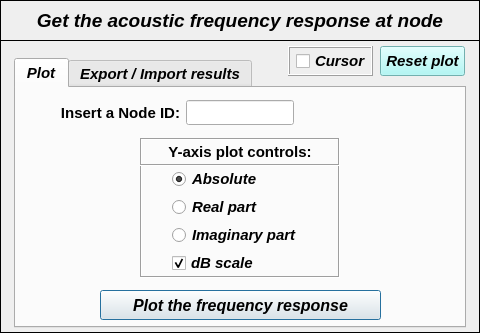
<?xml version="1.0" encoding="UTF-8"?>
<ui version="4.0">
 <class>Dialog</class>
 <widget class="QDialog" name="Dialog">
  <property name="windowModality">
   <enum>Qt::NonModal</enum>
  </property>
  <property name="geometry">
   <rect>
    <x>0</x>
    <y>0</y>
    <width>480</width>
    <height>333</height>
   </rect>
  </property>
  <property name="sizePolicy">
   <sizepolicy hsizetype="Fixed" vsizetype="Expanding">
    <horstretch>0</horstretch>
    <verstretch>0</verstretch>
   </sizepolicy>
  </property>
  <property name="minimumSize">
   <size>
    <width>480</width>
    <height>333</height>
   </size>
  </property>
  <property name="maximumSize">
   <size>
    <width>480</width>
    <height>333</height>
   </size>
  </property>
  <property name="contextMenuPolicy">
   <enum>Qt::DefaultContextMenu</enum>
  </property>
  <property name="windowTitle">
   <string>Plot frequency response</string>
  </property>
  <property name="windowIcon">
   <iconset>
    <normaloff>../../../../../../Downloads/load - Copia.png</normaloff>../../../../../../Downloads/load - Copia.png</iconset>
  </property>
  <property name="whatsThis">
   <string/>
  </property>
  <widget class="QFrame" name="frame">
   <property name="geometry">
    <rect>
     <x>0</x>
     <y>0</y>
     <width>480</width>
     <height>41</height>
    </rect>
   </property>
   <property name="frameShape">
    <enum>QFrame::Box</enum>
   </property>
   <property name="frameShadow">
    <enum>QFrame::Plain</enum>
   </property>
   <property name="lineWidth">
    <number>1</number>
   </property>
   <widget class="QLabel" name="label">
    <property name="geometry">
     <rect>
      <x>14</x>
      <y>6</y>
      <width>452</width>
      <height>30</height>
     </rect>
    </property>
    <property name="minimumSize">
     <size>
      <width>452</width>
      <height>30</height>
     </size>
    </property>
    <property name="maximumSize">
     <size>
      <width>452</width>
      <height>30</height>
     </size>
    </property>
    <property name="font">
     <font>
      <family>Arial</family>
      <pointsize>14</pointsize>
      <weight>75</weight>
      <italic>false</italic>
      <bold>true</bold>
     </font>
    </property>
    <property name="text">
     <string>&lt;html&gt;&lt;head/&gt;&lt;body&gt;&lt;p align=&quot;center&quot;&gt;&lt;span style=&quot; font-style:italic;&quot;&gt;Get the acoustic frequency response at node&lt;/span&gt;&lt;/p&gt;&lt;/body&gt;&lt;/html&gt;</string>
    </property>
    <property name="textFormat">
     <enum>Qt::AutoText</enum>
    </property>
    <property name="alignment">
     <set>Qt::AlignCenter</set>
    </property>
   </widget>
  </widget>
  <widget class="QFrame" name="frame_2">
   <property name="geometry">
    <rect>
     <x>0</x>
     <y>40</y>
     <width>480</width>
     <height>293</height>
    </rect>
   </property>
   <property name="frameShape">
    <enum>QFrame::Box</enum>
   </property>
   <property name="frameShadow">
    <enum>QFrame::Plain</enum>
   </property>
   <widget class="QTabWidget" name="tabWidget_plot_results">
    <property name="geometry">
     <rect>
      <x>14</x>
      <y>18</y>
      <width>452</width>
      <height>270</height>
     </rect>
    </property>
    <property name="minimumSize">
     <size>
      <width>452</width>
      <height>270</height>
     </size>
    </property>
    <property name="maximumSize">
     <size>
      <width>452</width>
      <height>270</height>
     </size>
    </property>
    <property name="font">
     <font>
      <family>Arial</family>
      <pointsize>11</pointsize>
      <weight>75</weight>
      <italic>true</italic>
      <bold>true</bold>
     </font>
    </property>
    <property name="currentIndex">
     <number>0</number>
    </property>
    <widget class="QWidget" name="tab_plot">
     <attribute name="title">
      <string>Plot</string>
     </attribute>
     <widget class="QFrame" name="frame_4">
      <property name="geometry">
       <rect>
        <x>124</x>
        <y>50</y>
        <width>200</width>
        <height>140</height>
       </rect>
      </property>
      <property name="minimumSize">
       <size>
        <width>200</width>
        <height>140</height>
       </size>
      </property>
      <property name="maximumSize">
       <size>
        <width>200</width>
        <height>140</height>
       </size>
      </property>
      <property name="sizeIncrement">
       <size>
        <width>0</width>
        <height>110</height>
       </size>
      </property>
      <property name="frameShape">
       <enum>QFrame::Box</enum>
      </property>
      <property name="frameShadow">
       <enum>QFrame::Sunken</enum>
      </property>
      <widget class="QLabel" name="label_8">
       <property name="enabled">
        <bool>true</bool>
       </property>
       <property name="geometry">
        <rect>
         <x>0</x>
         <y>0</y>
         <width>200</width>
         <height>28</height>
        </rect>
       </property>
       <property name="sizePolicy">
        <sizepolicy hsizetype="Preferred" vsizetype="Expanding">
         <horstretch>0</horstretch>
         <verstretch>0</verstretch>
        </sizepolicy>
       </property>
       <property name="minimumSize">
        <size>
         <width>200</width>
         <height>28</height>
        </size>
       </property>
       <property name="maximumSize">
        <size>
         <width>200</width>
         <height>28</height>
        </size>
       </property>
       <property name="font">
        <font>
         <family>Arial</family>
         <pointsize>11</pointsize>
         <weight>75</weight>
         <italic>false</italic>
         <bold>true</bold>
        </font>
       </property>
       <property name="frameShape">
        <enum>QFrame::Box</enum>
       </property>
       <property name="frameShadow">
        <enum>QFrame::Sunken</enum>
       </property>
       <property name="text">
        <string>&lt;!DOCTYPE HTML PUBLIC &quot;-//W3C//DTD HTML 4.0//EN&quot; &quot;http://www.w3.org/TR/REC-html40/strict.dtd&quot;&gt;
&lt;html&gt;&lt;head&gt;&lt;meta name=&quot;qrichtext&quot; content=&quot;1&quot; /&gt;&lt;style type=&quot;text/css&quot;&gt;
p, li { white-space: pre-wrap; }
&lt;/style&gt;&lt;/head&gt;&lt;body style=&quot; font-family:'Arial'; font-size:11pt; font-weight:600; font-style:normal;&quot;&gt;
&lt;p align=&quot;center&quot; style=&quot; margin-top:12px; margin-bottom:12px; margin-left:0px; margin-right:0px; -qt-block-indent:0; text-indent:0px;&quot;&gt;Y-axis plot controls:&lt;/p&gt;&lt;/body&gt;&lt;/html&gt;</string>
       </property>
       <property name="textFormat">
        <enum>Qt::AutoText</enum>
       </property>
       <property name="scaledContents">
        <bool>false</bool>
       </property>
       <property name="alignment">
        <set>Qt::AlignCenter</set>
       </property>
       <property name="wordWrap">
        <bool>false</bool>
       </property>
       <property name="indent">
        <number>0</number>
       </property>
      </widget>
      <widget class="QWidget" name="verticalLayoutWidget_3">
       <property name="geometry">
        <rect>
         <x>32</x>
         <y>30</y>
         <width>152</width>
         <height>108</height>
        </rect>
       </property>
       <layout class="QVBoxLayout" name="verticalLayout_3">
        <item>
         <widget class="QRadioButton" name="radioButton_plotAbs">
          <property name="minimumSize">
           <size>
            <width>150</width>
            <height>22</height>
           </size>
          </property>
          <property name="maximumSize">
           <size>
            <width>150</width>
            <height>22</height>
           </size>
          </property>
          <property name="font">
           <font>
            <family>Arial</family>
            <pointsize>11</pointsize>
            <weight>75</weight>
            <italic>true</italic>
            <bold>true</bold>
           </font>
          </property>
          <property name="text">
           <string>Absolute</string>
          </property>
          <property name="iconSize">
           <size>
            <width>30</width>
            <height>30</height>
           </size>
          </property>
          <property name="checked">
           <bool>true</bool>
          </property>
         </widget>
        </item>
        <item>
         <widget class="QRadioButton" name="radioButton_plotReal">
          <property name="minimumSize">
           <size>
            <width>150</width>
            <height>22</height>
           </size>
          </property>
          <property name="maximumSize">
           <size>
            <width>150</width>
            <height>22</height>
           </size>
          </property>
          <property name="font">
           <font>
            <family>Arial</family>
            <pointsize>11</pointsize>
            <weight>75</weight>
            <italic>true</italic>
            <bold>true</bold>
           </font>
          </property>
          <property name="text">
           <string>Real part</string>
          </property>
         </widget>
        </item>
        <item>
         <widget class="QRadioButton" name="radioButton_plotImag">
          <property name="minimumSize">
           <size>
            <width>150</width>
            <height>22</height>
           </size>
          </property>
          <property name="maximumSize">
           <size>
            <width>150</width>
            <height>22</height>
           </size>
          </property>
          <property name="font">
           <font>
            <family>Arial</family>
            <pointsize>11</pointsize>
            <weight>75</weight>
            <italic>true</italic>
            <bold>true</bold>
           </font>
          </property>
          <property name="text">
           <string>Imaginary part</string>
          </property>
         </widget>
        </item>
        <item>
         <widget class="QCheckBox" name="checkBox_dB">
          <property name="minimumSize">
           <size>
            <width>150</width>
            <height>22</height>
           </size>
          </property>
          <property name="maximumSize">
           <size>
            <width>150</width>
            <height>22</height>
           </size>
          </property>
          <property name="font">
           <font>
            <family>Arial</family>
            <pointsize>11</pointsize>
            <weight>75</weight>
            <italic>true</italic>
            <bold>true</bold>
           </font>
          </property>
          <property name="text">
           <string>dB scale</string>
          </property>
          <property name="checked">
           <bool>true</bool>
          </property>
         </widget>
        </item>
       </layout>
      </widget>
     </widget>
     <widget class="QPushButton" name="pushButton">
      <property name="geometry">
       <rect>
        <x>84</x>
        <y>202</y>
        <width>281</width>
        <height>30</height>
       </rect>
      </property>
      <property name="minimumSize">
       <size>
        <width>0</width>
        <height>30</height>
       </size>
      </property>
      <property name="maximumSize">
       <size>
        <width>16777215</width>
        <height>30</height>
       </size>
      </property>
      <property name="font">
       <font>
        <family>Arial</family>
        <pointsize>12</pointsize>
        <weight>75</weight>
        <italic>true</italic>
        <bold>true</bold>
       </font>
      </property>
      <property name="text">
       <string>Plot the frequency response</string>
      </property>
     </widget>
     <widget class="QLabel" name="label_3">
      <property name="geometry">
       <rect>
        <x>42</x>
        <y>12</y>
        <width>125</width>
        <height>25</height>
       </rect>
      </property>
      <property name="minimumSize">
       <size>
        <width>0</width>
        <height>25</height>
       </size>
      </property>
      <property name="maximumSize">
       <size>
        <width>16777215</width>
        <height>25</height>
       </size>
      </property>
      <property name="font">
       <font>
        <family>Arial</family>
        <pointsize>11</pointsize>
        <weight>75</weight>
        <italic>false</italic>
        <bold>true</bold>
       </font>
      </property>
      <property name="text">
       <string>Insert a Node ID:</string>
      </property>
      <property name="alignment">
       <set>Qt::AlignCenter</set>
      </property>
     </widget>
     <widget class="QLineEdit" name="lineEdit_nodeID">
      <property name="geometry">
       <rect>
        <x>170</x>
        <y>12</y>
        <width>108</width>
        <height>25</height>
       </rect>
      </property>
      <property name="minimumSize">
       <size>
        <width>108</width>
        <height>25</height>
       </size>
      </property>
      <property name="maximumSize">
       <size>
        <width>108</width>
        <height>25</height>
       </size>
      </property>
      <property name="font">
       <font>
        <family>Arial</family>
        <pointsize>11</pointsize>
        <weight>75</weight>
        <italic>true</italic>
        <bold>true</bold>
       </font>
      </property>
      <property name="styleSheet">
       <string notr="true">color: rgb(0, 0, 255);</string>
      </property>
      <property name="text">
       <string/>
      </property>
      <property name="alignment">
       <set>Qt::AlignCenter</set>
      </property>
     </widget>
    </widget>
    <widget class="QWidget" name="tab_export_import">
     <attribute name="title">
      <string>Export / Import results</string>
     </attribute>
     <widget class="QTabWidget" name="tabWidget_2">
      <property name="geometry">
       <rect>
        <x>8</x>
        <y>20</y>
        <width>433</width>
        <height>195</height>
       </rect>
      </property>
      <property name="font">
       <font>
        <family>Arial</family>
        <pointsize>11</pointsize>
        <weight>75</weight>
        <italic>true</italic>
        <bold>true</bold>
       </font>
      </property>
      <property name="currentIndex">
       <number>0</number>
      </property>
      <widget class="QWidget" name="tab_3">
       <attribute name="title">
        <string>Export</string>
       </attribute>
       <widget class="QWidget" name="horizontalLayoutWidget">
        <property name="geometry">
         <rect>
          <x>133</x>
          <y>10</y>
          <width>249</width>
          <height>27</height>
         </rect>
        </property>
        <layout class="QHBoxLayout" name="horizontalLayout">
         <item>
          <widget class="QRadioButton" name="radioButton_Absolute">
           <property name="minimumSize">
            <size>
             <width>90</width>
             <height>25</height>
            </size>
           </property>
           <property name="maximumSize">
            <size>
             <width>90</width>
             <height>25</height>
            </size>
           </property>
           <property name="text">
            <string>Absolute</string>
           </property>
           <property name="checked">
            <bool>true</bool>
           </property>
          </widget>
         </item>
         <item>
          <widget class="QRadioButton" name="radioButton_Real_Imaginary">
           <property name="minimumSize">
            <size>
             <width>140</width>
             <height>25</height>
            </size>
           </property>
           <property name="maximumSize">
            <size>
             <width>140</width>
             <height>25</height>
            </size>
           </property>
           <property name="text">
            <string>Real / Imaginary</string>
           </property>
           <property name="checked">
            <bool>false</bool>
           </property>
          </widget>
         </item>
        </layout>
       </widget>
       <widget class="QToolButton" name="toolButton_ExportResults">
        <property name="geometry">
         <rect>
          <x>154</x>
          <y>124</y>
          <width>120</width>
          <height>30</height>
         </rect>
        </property>
        <property name="minimumSize">
         <size>
          <width>120</width>
          <height>30</height>
         </size>
        </property>
        <property name="maximumSize">
         <size>
          <width>120</width>
          <height>30</height>
         </size>
        </property>
        <property name="font">
         <font>
          <family>Arial</family>
          <pointsize>12</pointsize>
          <weight>75</weight>
          <italic>true</italic>
          <bold>true</bold>
         </font>
        </property>
        <property name="text">
         <string>Export results</string>
        </property>
       </widget>
       <widget class="QLabel" name="label_5">
        <property name="geometry">
         <rect>
          <x>2</x>
          <y>86</y>
          <width>125</width>
          <height>25</height>
         </rect>
        </property>
        <property name="minimumSize">
         <size>
          <width>125</width>
          <height>25</height>
         </size>
        </property>
        <property name="maximumSize">
         <size>
          <width>125</width>
          <height>25</height>
         </size>
        </property>
        <property name="font">
         <font>
          <family>Arial</family>
          <pointsize>11</pointsize>
          <weight>75</weight>
          <italic>false</italic>
          <bold>true</bold>
         </font>
        </property>
        <property name="text">
         <string>Choose a folder:</string>
        </property>
        <property name="alignment">
         <set>Qt::AlignRight|Qt::AlignTrailing|Qt::AlignVCenter</set>
        </property>
       </widget>
       <widget class="QLineEdit" name="lineEdit_SaveResultsPath">
        <property name="geometry">
         <rect>
          <x>132</x>
          <y>86</y>
          <width>221</width>
          <height>25</height>
         </rect>
        </property>
        <property name="minimumSize">
         <size>
          <width>0</width>
          <height>25</height>
         </size>
        </property>
        <property name="maximumSize">
         <size>
          <width>16777215</width>
          <height>25</height>
         </size>
        </property>
        <property name="font">
         <font>
          <pointsize>9</pointsize>
          <weight>50</weight>
          <italic>true</italic>
          <bold>false</bold>
         </font>
        </property>
        <property name="layoutDirection">
         <enum>Qt::LeftToRight</enum>
        </property>
        <property name="alignment">
         <set>Qt::AlignCenter</set>
        </property>
       </widget>
       <widget class="QToolButton" name="toolButton_ChooseFolderExport">
        <property name="geometry">
         <rect>
          <x>358</x>
          <y>86</y>
          <width>60</width>
          <height>25</height>
         </rect>
        </property>
        <property name="minimumSize">
         <size>
          <width>60</width>
          <height>25</height>
         </size>
        </property>
        <property name="maximumSize">
         <size>
          <width>60</width>
          <height>25</height>
         </size>
        </property>
        <property name="font">
         <font>
          <family>Arial</family>
          <pointsize>11</pointsize>
          <weight>75</weight>
          <italic>true</italic>
          <bold>true</bold>
         </font>
        </property>
        <property name="text">
         <string>Search</string>
        </property>
       </widget>
       <widget class="QLineEdit" name="lineEdit_FileName">
        <property name="geometry">
         <rect>
          <x>132</x>
          <y>46</y>
          <width>221</width>
          <height>25</height>
         </rect>
        </property>
        <property name="minimumSize">
         <size>
          <width>0</width>
          <height>25</height>
         </size>
        </property>
        <property name="maximumSize">
         <size>
          <width>16777215</width>
          <height>25</height>
         </size>
        </property>
        <property name="font">
         <font>
          <pointsize>10</pointsize>
          <weight>75</weight>
          <italic>true</italic>
          <bold>true</bold>
         </font>
        </property>
        <property name="layoutDirection">
         <enum>Qt::LeftToRight</enum>
        </property>
        <property name="text">
         <string/>
        </property>
        <property name="alignment">
         <set>Qt::AlignCenter</set>
        </property>
       </widget>
       <widget class="QLabel" name="label_6">
        <property name="geometry">
         <rect>
          <x>2</x>
          <y>46</y>
          <width>125</width>
          <height>25</height>
         </rect>
        </property>
        <property name="minimumSize">
         <size>
          <width>125</width>
          <height>25</height>
         </size>
        </property>
        <property name="maximumSize">
         <size>
          <width>125</width>
          <height>25</height>
         </size>
        </property>
        <property name="font">
         <font>
          <family>Arial</family>
          <pointsize>11</pointsize>
          <weight>75</weight>
          <italic>false</italic>
          <bold>true</bold>
         </font>
        </property>
        <property name="text">
         <string>Insert a name:</string>
        </property>
        <property name="scaledContents">
         <bool>false</bool>
        </property>
        <property name="alignment">
         <set>Qt::AlignRight|Qt::AlignTrailing|Qt::AlignVCenter</set>
        </property>
       </widget>
       <widget class="QLabel" name="label_7">
        <property name="geometry">
         <rect>
          <x>24</x>
          <y>14</y>
          <width>100</width>
          <height>20</height>
         </rect>
        </property>
        <property name="minimumSize">
         <size>
          <width>100</width>
          <height>20</height>
         </size>
        </property>
        <property name="maximumSize">
         <size>
          <width>90</width>
          <height>20</height>
         </size>
        </property>
        <property name="font">
         <font>
          <family>Arial</family>
          <pointsize>11</pointsize>
          <weight>75</weight>
          <italic>false</italic>
          <bold>true</bold>
         </font>
        </property>
        <property name="text">
         <string>Data to save:</string>
        </property>
        <property name="scaledContents">
         <bool>false</bool>
        </property>
        <property name="alignment">
         <set>Qt::AlignCenter</set>
        </property>
       </widget>
      </widget>
      <widget class="QWidget" name="tab_4">
       <attribute name="title">
        <string>Import</string>
       </attribute>
       <widget class="QPushButton" name="pushButton_AddImportedPlot">
        <property name="geometry">
         <rect>
          <x>60</x>
          <y>120</y>
          <width>310</width>
          <height>30</height>
         </rect>
        </property>
        <property name="minimumSize">
         <size>
          <width>310</width>
          <height>30</height>
         </size>
        </property>
        <property name="maximumSize">
         <size>
          <width>310</width>
          <height>30</height>
         </size>
        </property>
        <property name="font">
         <font>
          <family>Arial</family>
          <pointsize>12</pointsize>
          <weight>75</weight>
          <italic>true</italic>
          <bold>true</bold>
         </font>
        </property>
        <property name="text">
         <string>Add imported results to the main plot</string>
        </property>
       </widget>
       <widget class="QSpinBox" name="spinBox">
        <property name="geometry">
         <rect>
          <x>270</x>
          <y>72</y>
          <width>42</width>
          <height>25</height>
         </rect>
        </property>
        <property name="minimumSize">
         <size>
          <width>0</width>
          <height>25</height>
         </size>
        </property>
        <property name="maximumSize">
         <size>
          <width>16777215</width>
          <height>25</height>
         </size>
        </property>
        <property name="maximum">
         <number>10</number>
        </property>
       </widget>
       <widget class="QLabel" name="label_10">
        <property name="geometry">
         <rect>
          <x>106</x>
          <y>72</y>
          <width>160</width>
          <height>25</height>
         </rect>
        </property>
        <property name="minimumSize">
         <size>
          <width>160</width>
          <height>25</height>
         </size>
        </property>
        <property name="maximumSize">
         <size>
          <width>160</width>
          <height>25</height>
         </size>
        </property>
        <property name="font">
         <font>
          <family>Arial</family>
          <pointsize>11</pointsize>
          <weight>75</weight>
          <italic>false</italic>
          <bold>true</bold>
         </font>
        </property>
        <property name="text">
         <string>Header rows to skip:</string>
        </property>
        <property name="alignment">
         <set>Qt::AlignCenter</set>
        </property>
       </widget>
       <widget class="QLabel" name="label_9">
        <property name="geometry">
         <rect>
          <x>18</x>
          <y>26</y>
          <width>100</width>
          <height>25</height>
         </rect>
        </property>
        <property name="minimumSize">
         <size>
          <width>100</width>
          <height>25</height>
         </size>
        </property>
        <property name="maximumSize">
         <size>
          <width>100</width>
          <height>25</height>
         </size>
        </property>
        <property name="font">
         <font>
          <family>Arial</family>
          <pointsize>11</pointsize>
          <weight>75</weight>
          <italic>false</italic>
          <bold>true</bold>
         </font>
        </property>
        <property name="text">
         <string>Load results:</string>
        </property>
        <property name="alignment">
         <set>Qt::AlignCenter</set>
        </property>
       </widget>
       <widget class="QLineEdit" name="lineEdit_ImportResultsPath">
        <property name="geometry">
         <rect>
          <x>120</x>
          <y>26</y>
          <width>229</width>
          <height>25</height>
         </rect>
        </property>
        <property name="minimumSize">
         <size>
          <width>0</width>
          <height>25</height>
         </size>
        </property>
        <property name="maximumSize">
         <size>
          <width>16777215</width>
          <height>25</height>
         </size>
        </property>
        <property name="font">
         <font>
          <pointsize>9</pointsize>
          <weight>50</weight>
          <italic>true</italic>
          <bold>false</bold>
         </font>
        </property>
        <property name="layoutDirection">
         <enum>Qt::LeftToRight</enum>
        </property>
        <property name="alignment">
         <set>Qt::AlignCenter</set>
        </property>
       </widget>
       <widget class="QToolButton" name="toolButton_ChooseFolderImport">
        <property name="geometry">
         <rect>
          <x>354</x>
          <y>26</y>
          <width>60</width>
          <height>25</height>
         </rect>
        </property>
        <property name="minimumSize">
         <size>
          <width>0</width>
          <height>25</height>
         </size>
        </property>
        <property name="maximumSize">
         <size>
          <width>65</width>
          <height>25</height>
         </size>
        </property>
        <property name="sizeIncrement">
         <size>
          <width>65</width>
          <height>25</height>
         </size>
        </property>
        <property name="font">
         <font>
          <family>Arial</family>
          <pointsize>11</pointsize>
          <weight>75</weight>
          <italic>true</italic>
          <bold>true</bold>
         </font>
        </property>
        <property name="text">
         <string>Search</string>
        </property>
       </widget>
      </widget>
     </widget>
    </widget>
   </widget>
   <widget class="QToolButton" name="toolButton_ResetPlot">
    <property name="geometry">
     <rect>
      <x>380</x>
      <y>6</y>
      <width>85</width>
      <height>30</height>
     </rect>
    </property>
    <property name="minimumSize">
     <size>
      <width>85</width>
      <height>30</height>
     </size>
    </property>
    <property name="maximumSize">
     <size>
      <width>85</width>
      <height>30</height>
     </size>
    </property>
    <property name="font">
     <font>
      <family>Arial</family>
      <pointsize>11</pointsize>
      <weight>75</weight>
      <italic>true</italic>
      <bold>true</bold>
     </font>
    </property>
    <property name="styleSheet">
     <string notr="true">background-color: rgb(159, 247, 245);</string>
    </property>
    <property name="text">
     <string>Reset plot</string>
    </property>
   </widget>
   <widget class="QFrame" name="frame_6">
    <property name="geometry">
     <rect>
      <x>288</x>
      <y>6</y>
      <width>85</width>
      <height>30</height>
     </rect>
    </property>
    <property name="minimumSize">
     <size>
      <width>85</width>
      <height>30</height>
     </size>
    </property>
    <property name="maximumSize">
     <size>
      <width>85</width>
      <height>30</height>
     </size>
    </property>
    <property name="sizeIncrement">
     <size>
      <width>0</width>
      <height>110</height>
     </size>
    </property>
    <property name="frameShape">
     <enum>QFrame::Box</enum>
    </property>
    <property name="frameShadow">
     <enum>QFrame::Raised</enum>
    </property>
    <widget class="QCheckBox" name="checkBox_cursor">
     <property name="geometry">
      <rect>
       <x>8</x>
       <y>2</y>
       <width>75</width>
       <height>26</height>
      </rect>
     </property>
     <property name="minimumSize">
      <size>
       <width>75</width>
       <height>26</height>
      </size>
     </property>
     <property name="maximumSize">
      <size>
       <width>75</width>
       <height>26</height>
      </size>
     </property>
     <property name="font">
      <font>
       <family>Arial</family>
       <pointsize>11</pointsize>
       <weight>75</weight>
       <italic>true</italic>
       <bold>true</bold>
      </font>
     </property>
     <property name="text">
      <string>Cursor</string>
     </property>
     <property name="checked">
      <bool>false</bool>
     </property>
    </widget>
   </widget>
  </widget>
 </widget>
 <resources/>
 <connections/>
</ui>
